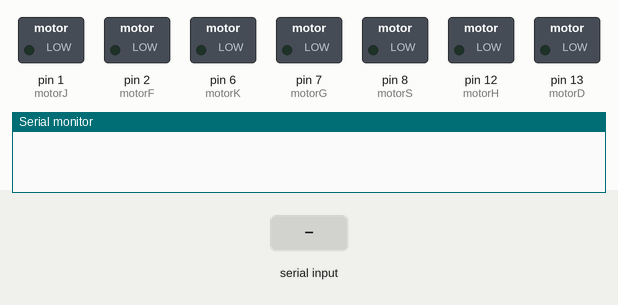
Simulated run of this sketch. Board: Arduino Leonardo, built with avr-gcc and run on an emulated ATmega32U4. On the bench: switched loads named in the sketch (green lamp = pin HIGH), the last lines printed to the serial monitor. Wiring (inferred from the names in the program): 3×3 keypad with keys a s d f g h j k l: rows pin 9, pin 10, pin 11; columns pin 3, pin 4, pin 5. The inputs (shaded band) are chosen by the test bench. USB keyboard and mouse output is not drawn; pins used as bus, display or sensor lines are not drawn.

Above: at 1.2 s.
1.3 s: "s" received over Serial
At 1.9 s:
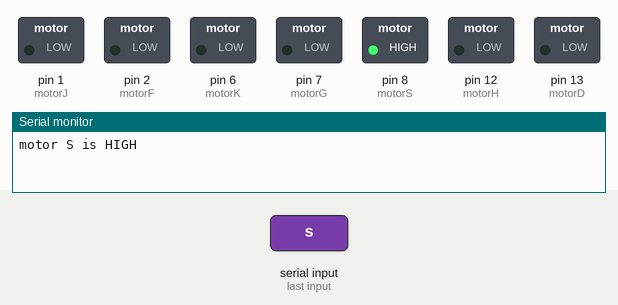
2.8 s: "d" received over Serial
At 3.2 s:
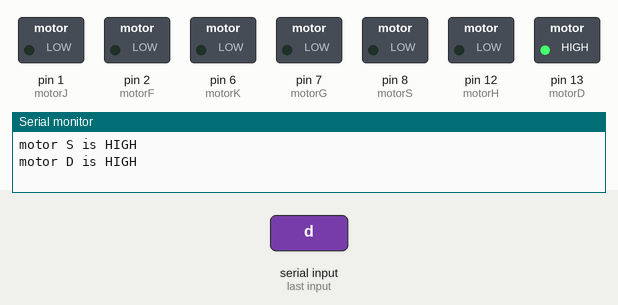
4.3 s: "f" received over Serial
At 5.3 s:
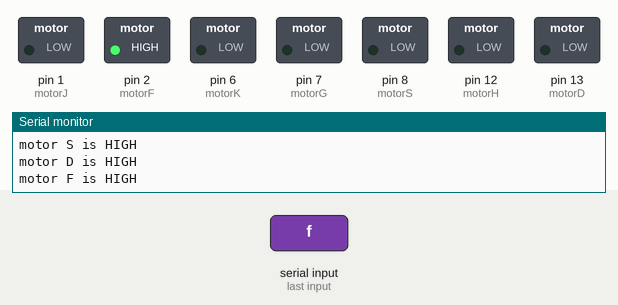
5.8 s: "g" received over Serial
At 6.6 s:
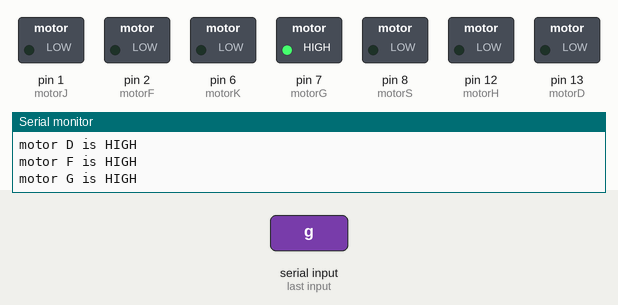
7.3 s: "h" received over Serial
At 7.9 s:
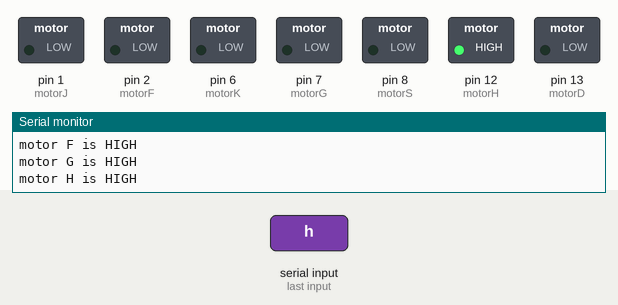
8.8 s: "j" received over Serial
At 10.0 s:
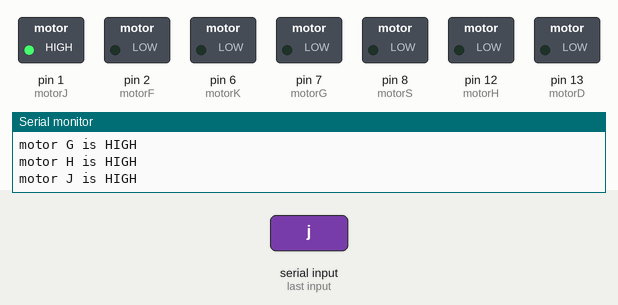
Timing chart, 0 to 11.3 s (numbered marks = the images above; inputs shaded):
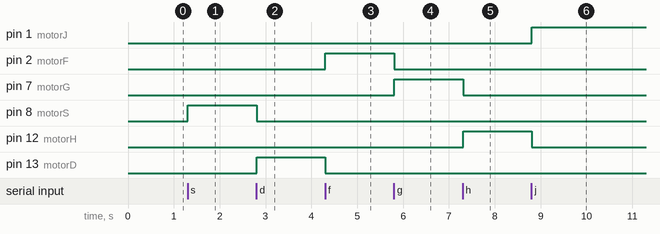

The sketch:

touchtypEd_9Key.ino
```cpp
#include <Keyboard.h>

const int motorS = 8; //wildcat - motor names changed to match character they represent
const int motorD = 13;
const int motorF = 2;
const int motorG = 7;
const int motorH = 12;
const int motorJ = 1;
const int motorK = 6;

const int rowPins[] = {9, 10, 11};
const int colPins[] = {3, 4, 5};
const int numRows = 3;
const int numCols = 3;
char keys[3][3] = { {'a', 's', 'd'}, {'f', 'g', 'h'}, {'j', 'k', 'l'} };
int keycodes[3][3] = { {97, 115, 100}, {102, 103, 104}, {106, 107, 108} };
//wildcat - same as keys but with ascii codes for the lower case letters instead.
//needs to be kept at parity with keys.


void setup() {
  pinMode(motorS, OUTPUT);
  pinMode(motorD, OUTPUT);
  pinMode(motorF, OUTPUT);
  pinMode(motorG, OUTPUT);
  pinMode(motorH, OUTPUT);
  pinMode(motorJ, OUTPUT);
  pinMode(motorK, OUTPUT);

  Serial.begin(9600);
  Keyboard.begin();

  for (int i = 0; i < numRows; i++) {
    pinMode(rowPins[i], OUTPUT);
    digitalWrite(rowPins[i], HIGH);
  }

  for (int i = 0; i < numCols; i++) {
    pinMode(colPins[i], INPUT_PULLUP);
  }
}


void loop() {
  if (Serial.available() > 0) {
    digitalWrite(motorS, LOW);
    digitalWrite(motorD, LOW);
    digitalWrite(motorF, LOW);
    digitalWrite(motorG, LOW);
    digitalWrite(motorH, LOW);
    digitalWrite(motorJ, LOW);
    digitalWrite(motorK, LOW);

    char command = Serial.read();

    if (command == 's') {
      digitalWrite(motorS, HIGH);
      Serial.println("motor S is HIGH");
      delay(10);
    }
    if (command == 'd') {
      digitalWrite(motorD, HIGH);
      Serial.println("motor D is HIGH");
      delay(10);
    }
    if (command == 'f') {
      digitalWrite(motorF, HIGH);
      Serial.println("motor F is HIGH");
      delay(10);
    }
    if (command == 'g') {
      digitalWrite(motorG, HIGH);
      Serial.println("motor G is HIGH");
      delay(10);
    }
    if (command == 'h') {
      digitalWrite(motorH, HIGH);
      Serial.println("motor H is HIGH");
      delay(10);
    }
    if (command == 'j') {
      digitalWrite(motorJ, HIGH);
      Serial.println("motor J is HIGH");
      delay(10);
    }
    if (command == 'k') {
      digitalWrite(motorK, HIGH);
      Serial.println("motor K is HIGH");
      delay(10);
    }
    if (command == '0') {
      digitalWrite(motorS, LOW);
      digitalWrite(motorD, LOW);
      digitalWrite(motorF, LOW);
      digitalWrite(motorG, LOW);
      digitalWrite(motorH, LOW);
      digitalWrite(motorJ, LOW);
      digitalWrite(motorK, LOW);
      //wildcat - needs each motor to be set to low. maybe easier to update if motors in array?
      delay(10);
    }
  }

  delay(10);  // small delay for stability

  for (int row = 0; row < numRows; row++) {
    digitalWrite(rowPins[row], LOW);

    for (int col = 0; col < numCols; col++) {
      if (digitalRead(colPins[col]) == LOW) {  // Key is PRESSED, LOW = PRESSED
        //Serial.print(keys[row][col]);
        //Serial.print("\n");
        Keyboard.press(keycodes[row][col]);
        Keyboard.release(keycodes[row][col]);
        //wildcat - probably doesn't need changing but related to other Keyboard stuff

        while (digitalRead(colPins[col]) == LOW) {
          delay(0);
        }

        delay(5);
      }
    }

    digitalWrite(rowPins[row], HIGH);

  }
}  
```

Measured:
- after the input at 1.3 s, pin 8 (motorS): LOW → HIGH at once
- after the input at 2.8 s, pin 8 (motorS): HIGH → LOW at once; pin 13 (motorD): LOW → HIGH at once
- after the input at 4.3 s, pin 2 (motorF): LOW → HIGH at once; pin 13 (motorD): HIGH → LOW at once
- after the input at 5.8 s, pin 2 (motorF): HIGH → LOW at once; pin 7 (motorG): LOW → HIGH at once
- after the input at 7.3 s, pin 7 (motorG): HIGH → LOW at once; pin 12 (motorH): LOW → HIGH at once
- after the input at 8.8 s, pin 1 (motorJ): LOW → HIGH at once; pin 12 (motorH): HIGH → LOW at once
